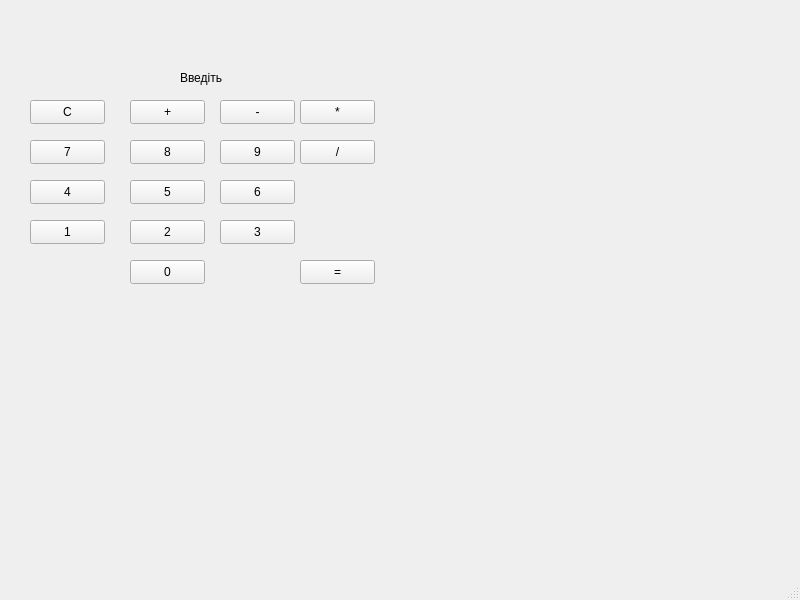
<?xml version="1.0" encoding="UTF-8"?>
<ui version="4.0">
 <class>MainWindow</class>
 <widget class="QMainWindow" name="MainWindow">
  <property name="geometry">
   <rect>
    <x>0</x>
    <y>0</y>
    <width>800</width>
    <height>600</height>
   </rect>
  </property>
  <property name="windowTitle">
   <string>MainWindow</string>
  </property>
  <widget class="QWidget" name="centralwidget">
   <widget class="QPushButton" name="buttonClear">
    <property name="geometry">
     <rect>
      <x>30</x>
      <y>100</y>
      <width>75</width>
      <height>24</height>
     </rect>
    </property>
    <property name="text">
     <string>C</string>
    </property>
   </widget>
   <widget class="QPushButton" name="button7">
    <property name="geometry">
     <rect>
      <x>30</x>
      <y>140</y>
      <width>75</width>
      <height>24</height>
     </rect>
    </property>
    <property name="text">
     <string>7</string>
    </property>
   </widget>
   <widget class="QPushButton" name="buttonPlus">
    <property name="geometry">
     <rect>
      <x>130</x>
      <y>100</y>
      <width>75</width>
      <height>24</height>
     </rect>
    </property>
    <property name="text">
     <string>+</string>
    </property>
   </widget>
   <widget class="QPushButton" name="button8">
    <property name="geometry">
     <rect>
      <x>130</x>
      <y>140</y>
      <width>75</width>
      <height>24</height>
     </rect>
    </property>
    <property name="text">
     <string>8</string>
    </property>
   </widget>
   <widget class="QPushButton" name="button9">
    <property name="geometry">
     <rect>
      <x>220</x>
      <y>140</y>
      <width>75</width>
      <height>24</height>
     </rect>
    </property>
    <property name="text">
     <string>9</string>
    </property>
   </widget>
   <widget class="QPushButton" name="button4">
    <property name="geometry">
     <rect>
      <x>30</x>
      <y>180</y>
      <width>75</width>
      <height>24</height>
     </rect>
    </property>
    <property name="text">
     <string>4</string>
    </property>
   </widget>
   <widget class="QPushButton" name="button5">
    <property name="geometry">
     <rect>
      <x>130</x>
      <y>180</y>
      <width>75</width>
      <height>24</height>
     </rect>
    </property>
    <property name="text">
     <string>5</string>
    </property>
   </widget>
   <widget class="QPushButton" name="button6">
    <property name="geometry">
     <rect>
      <x>220</x>
      <y>180</y>
      <width>75</width>
      <height>24</height>
     </rect>
    </property>
    <property name="text">
     <string>6</string>
    </property>
   </widget>
   <widget class="QPushButton" name="button1">
    <property name="geometry">
     <rect>
      <x>30</x>
      <y>220</y>
      <width>75</width>
      <height>24</height>
     </rect>
    </property>
    <property name="text">
     <string>1</string>
    </property>
   </widget>
   <widget class="QPushButton" name="buttonMinus">
    <property name="geometry">
     <rect>
      <x>220</x>
      <y>100</y>
      <width>75</width>
      <height>24</height>
     </rect>
    </property>
    <property name="text">
     <string>-</string>
    </property>
   </widget>
   <widget class="QPushButton" name="buttonMultiply">
    <property name="geometry">
     <rect>
      <x>300</x>
      <y>100</y>
      <width>75</width>
      <height>24</height>
     </rect>
    </property>
    <property name="text">
     <string>*</string>
    </property>
   </widget>
   <widget class="QPushButton" name="buttonDivide">
    <property name="geometry">
     <rect>
      <x>300</x>
      <y>140</y>
      <width>75</width>
      <height>24</height>
     </rect>
    </property>
    <property name="text">
     <string>/</string>
    </property>
   </widget>
   <widget class="QPushButton" name="buttonEqual">
    <property name="geometry">
     <rect>
      <x>300</x>
      <y>260</y>
      <width>75</width>
      <height>24</height>
     </rect>
    </property>
    <property name="text">
     <string>=</string>
    </property>
   </widget>
   <widget class="QPushButton" name="button3">
    <property name="geometry">
     <rect>
      <x>220</x>
      <y>220</y>
      <width>75</width>
      <height>24</height>
     </rect>
    </property>
    <property name="text">
     <string>3</string>
    </property>
   </widget>
   <widget class="QPushButton" name="button2">
    <property name="geometry">
     <rect>
      <x>130</x>
      <y>220</y>
      <width>75</width>
      <height>24</height>
     </rect>
    </property>
    <property name="text">
     <string>2</string>
    </property>
   </widget>
   <widget class="QPushButton" name="button0">
    <property name="geometry">
     <rect>
      <x>130</x>
      <y>260</y>
      <width>75</width>
      <height>24</height>
     </rect>
    </property>
    <property name="text">
     <string>0</string>
    </property>
   </widget>
   <widget class="QLabel" name="label">
    <property name="geometry">
     <rect>
      <x>180</x>
      <y>70</y>
      <width>49</width>
      <height>16</height>
     </rect>
    </property>
    <property name="text">
     <string>Введіть</string>
    </property>
   </widget>
  </widget>
  <widget class="QMenuBar" name="menubar">
   <property name="geometry">
    <rect>
     <x>0</x>
     <y>0</y>
     <width>800</width>
     <height>22</height>
    </rect>
   </property>
  </widget>
  <widget class="QStatusBar" name="statusbar"/>
 </widget>
 <resources/>
 <connections/>
</ui>
